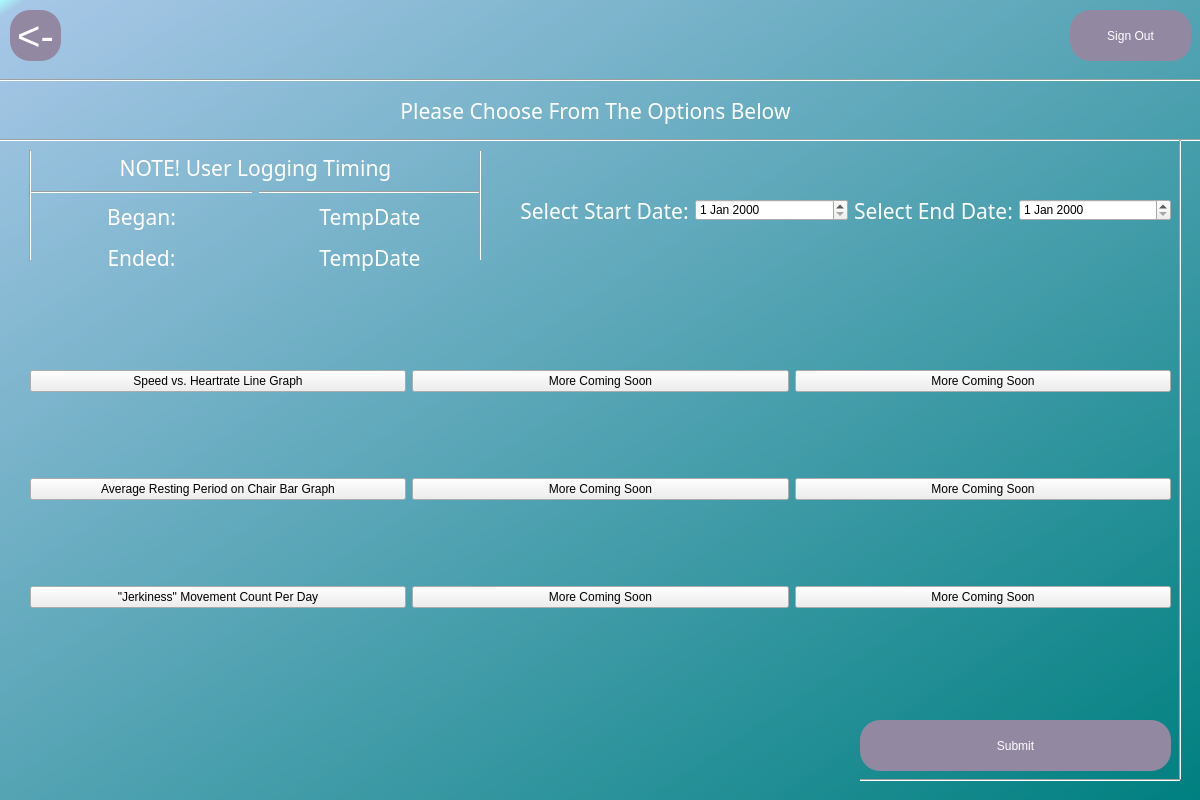
<?xml version="1.0" encoding="UTF-8"?>
<ui version="4.0">
 <class>Dialog</class>
 <widget class="QDialog" name="Dialog">
  <property name="geometry">
   <rect>
    <x>0</x>
    <y>0</y>
    <width>1200</width>
    <height>800</height>
   </rect>
  </property>
  <property name="windowTitle">
   <string>Dialog</string>
  </property>
  <widget class="QWidget" name="widget" native="true">
   <property name="geometry">
    <rect>
     <x>0</x>
     <y>0</y>
     <width>1200</width>
     <height>800</height>
    </rect>
   </property>
   <property name="styleSheet">
    <string notr="true">QWidget#widget{
background-color:qlineargradient(spread:pad, x1:0, y1:0, x2:1, y2:1, stop:0 rgba(170, 255, 255, 255), stop:0.0113636 rgba(167, 199, 231, 255), stop:1 rgba(0, 128, 128, 255))}</string>
   </property>
   <widget class="QPushButton" name="Submit">
    <property name="geometry">
     <rect>
      <x>860</x>
      <y>720</y>
      <width>311</width>
      <height>51</height>
     </rect>
    </property>
    <property name="styleSheet">
     <string notr="true">border-radius: 20px;
font: 30pt &quot;Corbel&quot;;
color: rgb(255,255,255);
background-color: rgb(147, 136, 162)</string>
    </property>
    <property name="text">
     <string>Submit</string>
    </property>
   </widget>
   <widget class="QLabel" name="NameDetails">
    <property name="geometry">
     <rect>
      <x>150</x>
      <y>10</y>
      <width>841</width>
      <height>61</height>
     </rect>
    </property>
    <property name="font">
     <font>
      <family>Corbel</family>
      <pointsize>30</pointsize>
      <weight>50</weight>
      <italic>false</italic>
      <bold>false</bold>
      <underline>true</underline>
     </font>
    </property>
    <property name="styleSheet">
     <string notr="true">font: 30pt &quot;Corbel&quot;;
text-decoration: underline;
color: rgb(255,255,255);</string>
    </property>
    <property name="text">
     <string/>
    </property>
    <property name="alignment">
     <set>Qt::AlignCenter</set>
    </property>
   </widget>
   <widget class="Line" name="line">
    <property name="geometry">
     <rect>
      <x>-10</x>
      <y>70</y>
      <width>1211</width>
      <height>20</height>
     </rect>
    </property>
    <property name="orientation">
     <enum>Qt::Horizontal</enum>
    </property>
   </widget>
   <widget class="QLabel" name="infoText">
    <property name="geometry">
     <rect>
      <x>10</x>
      <y>90</y>
      <width>1171</width>
      <height>41</height>
     </rect>
    </property>
    <property name="font">
     <font>
      <family>Corbel</family>
      <pointsize>16</pointsize>
      <weight>50</weight>
      <italic>false</italic>
      <bold>false</bold>
     </font>
    </property>
    <property name="styleSheet">
     <string notr="true">font: 16pt &quot;Corbel&quot;;
color: rgb(255,255,255);</string>
    </property>
    <property name="text">
     <string>Please Choose From The Options Below</string>
    </property>
    <property name="alignment">
     <set>Qt::AlignCenter</set>
    </property>
   </widget>
   <widget class="Line" name="line_2">
    <property name="geometry">
     <rect>
      <x>0</x>
      <y>130</y>
      <width>1211</width>
      <height>20</height>
     </rect>
    </property>
    <property name="orientation">
     <enum>Qt::Horizontal</enum>
    </property>
   </widget>
   <widget class="QWidget" name="horizontalLayoutWidget">
    <property name="geometry">
     <rect>
      <x>520</x>
      <y>160</y>
      <width>651</width>
      <height>101</height>
     </rect>
    </property>
    <layout class="QHBoxLayout" name="horizontalLayout">
     <item>
      <widget class="QLabel" name="infoText_2">
       <property name="font">
        <font>
         <family>Corbel</family>
         <pointsize>16</pointsize>
         <weight>50</weight>
         <italic>false</italic>
         <bold>false</bold>
        </font>
       </property>
       <property name="styleSheet">
        <string notr="true">font: 16pt &quot;Corbel&quot;;
color: rgb(255,255,255);</string>
       </property>
       <property name="text">
        <string>Select Start Date:</string>
       </property>
       <property name="alignment">
        <set>Qt::AlignCenter</set>
       </property>
      </widget>
     </item>
     <item>
      <widget class="QDateEdit" name="StartDate">
       <property name="styleSheet">
        <string notr="true">font: 20pt &quot;Corbel&quot;;
</string>
       </property>
      </widget>
     </item>
     <item>
      <widget class="QLabel" name="infoText_3">
       <property name="font">
        <font>
         <family>Corbel</family>
         <pointsize>16</pointsize>
         <weight>50</weight>
         <italic>false</italic>
         <bold>false</bold>
        </font>
       </property>
       <property name="styleSheet">
        <string notr="true">font: 16pt &quot;Corbel&quot;;
color: rgb(255,255,255);</string>
       </property>
       <property name="text">
        <string>Select End Date:</string>
       </property>
       <property name="alignment">
        <set>Qt::AlignCenter</set>
       </property>
      </widget>
     </item>
     <item>
      <widget class="QDateEdit" name="EndDate">
       <property name="styleSheet">
        <string notr="true">font: 20pt &quot;Corbel&quot;;
</string>
       </property>
      </widget>
     </item>
    </layout>
   </widget>
   <widget class="QWidget" name="gridLayoutWidget">
    <property name="geometry">
     <rect>
      <x>30</x>
      <y>150</y>
      <width>451</width>
      <height>125</height>
     </rect>
    </property>
    <layout class="QGridLayout" name="gridLayout">
     <item row="1" column="1">
      <widget class="Line" name="line_4">
       <property name="orientation">
        <enum>Qt::Horizontal</enum>
       </property>
      </widget>
     </item>
     <item row="3" column="0">
      <widget class="QLabel" name="infoText_5">
       <property name="font">
        <font>
         <family>Corbel</family>
         <pointsize>16</pointsize>
         <weight>50</weight>
         <italic>false</italic>
         <bold>false</bold>
        </font>
       </property>
       <property name="styleSheet">
        <string notr="true">font: 16pt &quot;Corbel&quot;;
color: rgb(255,255,255);</string>
       </property>
       <property name="text">
        <string>Ended:</string>
       </property>
       <property name="alignment">
        <set>Qt::AlignCenter</set>
       </property>
      </widget>
     </item>
     <item row="3" column="1">
      <widget class="QLabel" name="GetLogEndDate">
       <property name="font">
        <font>
         <family>Corbel</family>
         <pointsize>16</pointsize>
         <weight>50</weight>
         <italic>false</italic>
         <bold>false</bold>
        </font>
       </property>
       <property name="styleSheet">
        <string notr="true">font: 16pt &quot;Corbel&quot;;
color: rgb(255,255,255);</string>
       </property>
       <property name="text">
        <string>TempDate</string>
       </property>
       <property name="alignment">
        <set>Qt::AlignCenter</set>
       </property>
      </widget>
     </item>
     <item row="2" column="1">
      <widget class="QLabel" name="GetLogStartDate">
       <property name="font">
        <font>
         <family>Corbel</family>
         <pointsize>16</pointsize>
         <weight>50</weight>
         <italic>false</italic>
         <bold>false</bold>
        </font>
       </property>
       <property name="styleSheet">
        <string notr="true">font: 16pt &quot;Corbel&quot;;
color: rgb(255,255,255);</string>
       </property>
       <property name="text">
        <string>TempDate</string>
       </property>
       <property name="alignment">
        <set>Qt::AlignCenter</set>
       </property>
      </widget>
     </item>
     <item row="0" column="0" colspan="2">
      <widget class="QLabel" name="infoText_6">
       <property name="font">
        <font>
         <family>Corbel</family>
         <pointsize>16</pointsize>
         <weight>50</weight>
         <italic>false</italic>
         <bold>false</bold>
        </font>
       </property>
       <property name="styleSheet">
        <string notr="true">font: 16pt &quot;Corbel&quot;;
color: rgb(255,255,255);</string>
       </property>
       <property name="text">
        <string>NOTE! User Logging Timing</string>
       </property>
       <property name="alignment">
        <set>Qt::AlignCenter</set>
       </property>
      </widget>
     </item>
     <item row="2" column="0">
      <widget class="QLabel" name="infoText_4">
       <property name="font">
        <font>
         <family>Corbel</family>
         <pointsize>16</pointsize>
         <weight>50</weight>
         <italic>false</italic>
         <bold>false</bold>
        </font>
       </property>
       <property name="styleSheet">
        <string notr="true">font: 16pt &quot;Corbel&quot;;
color: rgb(255,255,255);</string>
       </property>
       <property name="text">
        <string>Began:</string>
       </property>
       <property name="alignment">
        <set>Qt::AlignCenter</set>
       </property>
      </widget>
     </item>
     <item row="1" column="0">
      <widget class="Line" name="line_3">
       <property name="orientation">
        <enum>Qt::Horizontal</enum>
       </property>
      </widget>
     </item>
    </layout>
   </widget>
   <widget class="QWidget" name="gridLayoutWidget_2">
    <property name="geometry">
     <rect>
      <x>30</x>
      <y>290</y>
      <width>1141</width>
      <height>401</height>
     </rect>
    </property>
    <layout class="QGridLayout" name="gridLayout_2">
     <item row="1" column="1">
      <widget class="QPushButton" name="pushButton_5">
       <property name="styleSheet">
        <string notr="true">font: 16pt &quot;Corbel&quot;;
</string>
       </property>
       <property name="text">
        <string>More Coming Soon</string>
       </property>
      </widget>
     </item>
     <item row="0" column="1">
      <widget class="QPushButton" name="pushButton_4">
       <property name="styleSheet">
        <string notr="true">font: 16pt &quot;Corbel&quot;;
</string>
       </property>
       <property name="text">
        <string>More Coming Soon</string>
       </property>
      </widget>
     </item>
     <item row="2" column="0">
      <widget class="QPushButton" name="pushButton_3">
       <property name="styleSheet">
        <string notr="true">font: 14pt &quot;Corbel&quot;;</string>
       </property>
       <property name="text">
        <string>&quot;Jerkiness&quot; Movement Count Per Day</string>
       </property>
      </widget>
     </item>
     <item row="0" column="0">
      <widget class="QPushButton" name="pushButton">
       <property name="styleSheet">
        <string notr="true">font: 16pt &quot;Corbel&quot;;
</string>
       </property>
       <property name="text">
        <string>Speed vs. Heartrate Line Graph</string>
       </property>
      </widget>
     </item>
     <item row="2" column="1">
      <widget class="QPushButton" name="pushButton_6">
       <property name="styleSheet">
        <string notr="true">font: 16pt &quot;Corbel&quot;;
</string>
       </property>
       <property name="text">
        <string>More Coming Soon</string>
       </property>
      </widget>
     </item>
     <item row="1" column="0">
      <widget class="QPushButton" name="pushButton_2">
       <property name="styleSheet">
        <string notr="true">font: 14pt &quot;Corbel&quot;;</string>
       </property>
       <property name="text">
        <string>Average Resting Period on Chair Bar Graph</string>
       </property>
      </widget>
     </item>
     <item row="0" column="2">
      <widget class="QPushButton" name="pushButton_7">
       <property name="styleSheet">
        <string notr="true">font: 16pt &quot;Corbel&quot;;
</string>
       </property>
       <property name="text">
        <string>More Coming Soon</string>
       </property>
      </widget>
     </item>
     <item row="1" column="2">
      <widget class="QPushButton" name="pushButton_8">
       <property name="styleSheet">
        <string notr="true">font: 16pt &quot;Corbel&quot;;
</string>
       </property>
       <property name="text">
        <string>More Coming Soon</string>
       </property>
      </widget>
     </item>
     <item row="2" column="2">
      <widget class="QPushButton" name="pushButton_9">
       <property name="styleSheet">
        <string notr="true">font: 16pt &quot;Corbel&quot;;
</string>
       </property>
       <property name="text">
        <string>More Coming Soon</string>
       </property>
      </widget>
     </item>
    </layout>
   </widget>
   <widget class="Line" name="line_5">
    <property name="geometry">
     <rect>
      <x>1170</x>
      <y>140</y>
      <width>20</width>
      <height>641</height>
     </rect>
    </property>
    <property name="orientation">
     <enum>Qt::Vertical</enum>
    </property>
   </widget>
   <widget class="Line" name="line_6">
    <property name="geometry">
     <rect>
      <x>860</x>
      <y>770</y>
      <width>321</width>
      <height>20</height>
     </rect>
    </property>
    <property name="orientation">
     <enum>Qt::Horizontal</enum>
    </property>
   </widget>
   <widget class="Line" name="line_7">
    <property name="geometry">
     <rect>
      <x>470</x>
      <y>150</y>
      <width>20</width>
      <height>111</height>
     </rect>
    </property>
    <property name="orientation">
     <enum>Qt::Vertical</enum>
    </property>
   </widget>
   <widget class="Line" name="line_8">
    <property name="geometry">
     <rect>
      <x>20</x>
      <y>150</y>
      <width>20</width>
      <height>111</height>
     </rect>
    </property>
    <property name="orientation">
     <enum>Qt::Vertical</enum>
    </property>
   </widget>
   <widget class="QPushButton" name="SignOut">
    <property name="geometry">
     <rect>
      <x>1070</x>
      <y>10</y>
      <width>121</width>
      <height>51</height>
     </rect>
    </property>
    <property name="styleSheet">
     <string notr="true">border-radius: 20px;
font: 20pt &quot;Corbel&quot;;
color: rgb(255,255,255);
background-color: rgb(147, 136, 162)</string>
    </property>
    <property name="text">
     <string>Sign Out</string>
    </property>
   </widget>
   <widget class="QPushButton" name="ReturnButton">
    <property name="geometry">
     <rect>
      <x>10</x>
      <y>10</y>
      <width>51</width>
      <height>51</height>
     </rect>
    </property>
    <property name="styleSheet">
     <string notr="true">border-radius: 20px;
font: 30pt;
color: rgb(255,255,255);
background-color: rgb(147, 136, 162)</string>
    </property>
    <property name="text">
     <string>&lt;-</string>
    </property>
   </widget>
  </widget>
 </widget>
 <tabstops>
  <tabstop>StartDate</tabstop>
  <tabstop>EndDate</tabstop>
  <tabstop>pushButton</tabstop>
  <tabstop>pushButton_4</tabstop>
  <tabstop>pushButton_7</tabstop>
  <tabstop>pushButton_2</tabstop>
  <tabstop>pushButton_5</tabstop>
  <tabstop>pushButton_8</tabstop>
  <tabstop>pushButton_3</tabstop>
  <tabstop>pushButton_6</tabstop>
  <tabstop>pushButton_9</tabstop>
  <tabstop>Submit</tabstop>
 </tabstops>
 <resources/>
 <connections/>
</ui>
